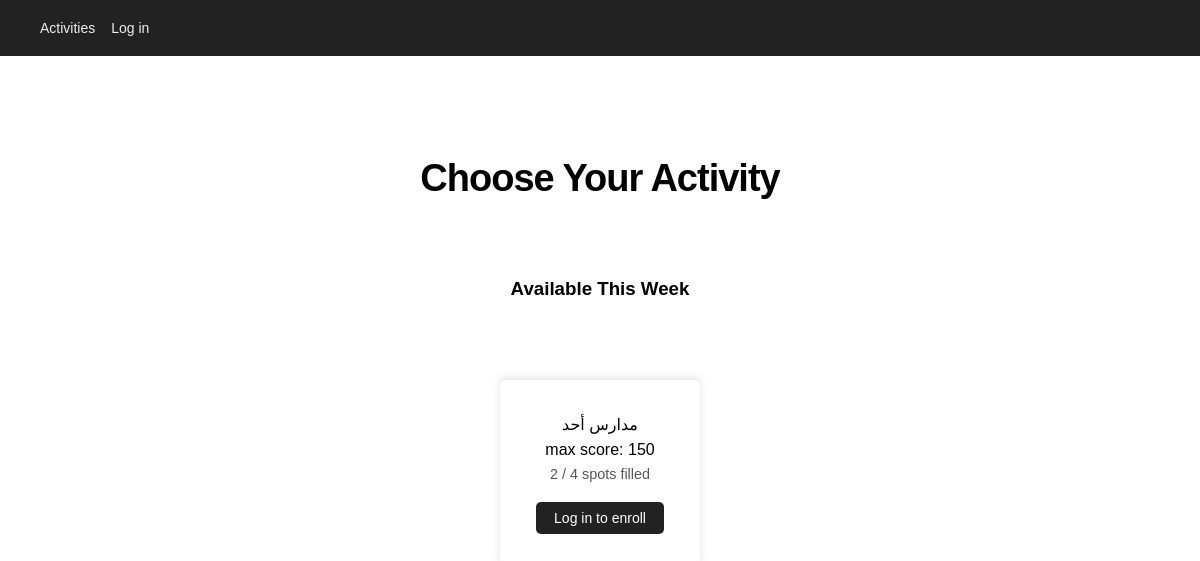
The app's page /, older data.
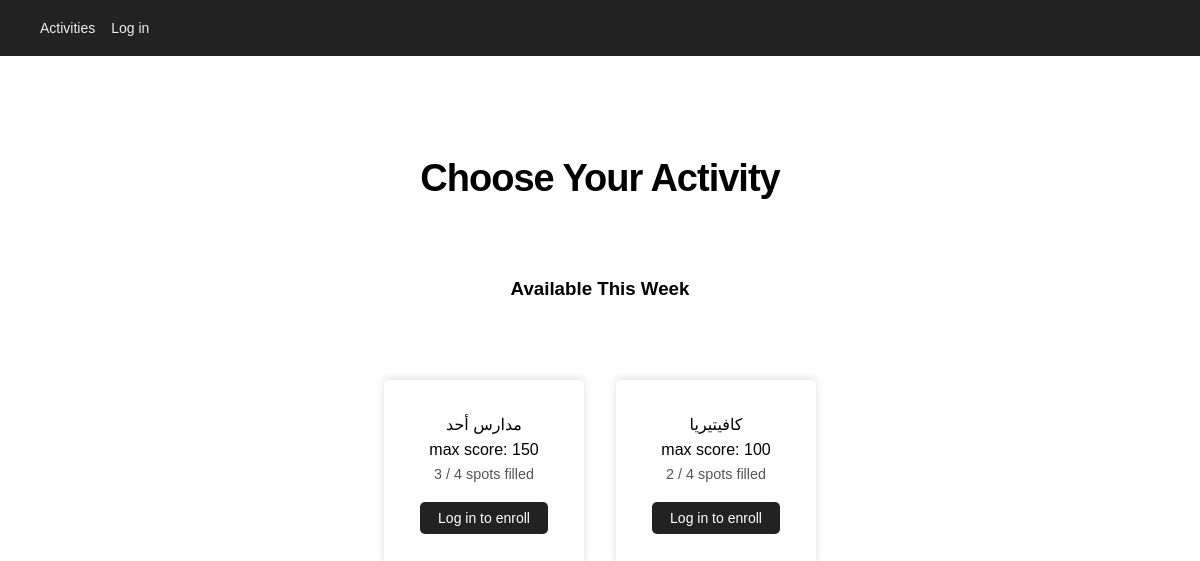
The same page, newer data.
### activities/models.py (models this page shows, shortened)
class Activity(models.Model):
    name = models.CharField(max_length=200)
    description = models.TextField(blank=True)
    week_date = models.DateField()
    start_time = models.TimeField(blank=True, null=True)
    end_time = models.TimeField(blank=True, null=True)
    max_participants = models.PositiveIntegerField(default=4)
    points = models.PositiveIntegerField(default=0)
    is_hidden = models.BooleanField(default=False)
    is_marked = models.BooleanField(default=False)
    created_at = models.DateTimeField(auto_now_add=True)
    class Meta:
        ordering = ['week_date', 'name']
    @property
    def spots_taken(self):
        return self.enrollments.count()
    @property
    def is_full(self):
        return self.spots_taken >= self.max_participants

### activities/views.py (the view)
# urls.py: path('', views.activity_list, name='activity_list'),
def activity_list(request):
    activities = Activity.objects.filter(is_hidden=False)
    my_enrolled_ids = set()
    if request.user.is_authenticated:
        my_enrolled_ids = set(
            Enrollment.objects.filter(user=request.user).values_list('activity_id', flat=True)
        )
    return render(request, 'activities/activity_list.html', {
        'activities': activities,
        'my_enrolled_ids': my_enrolled_ids,
    })

### activities/templates/activities/activity_list.html (shortened to what this page needs)
{% extends 'activities/../../../activities/templates/activities/index.html' %}
{% block content %}
    <h1 class="main-heading">Choose Your Activity</h1>
    <h3>Available This Week</h3>
    <div class="act-grid">
        {% for activity in activities %}
            <div class="act-contents {% if activity.is_full %}full{% endif %}">
                <p>{{ activity.name }}</p>
                <p>max score: {{ activity.points }}</p>
                <p class="spots">{{ activity.spots_taken }} / {{ activity.max_participants }} spots filled</p>
                {% if user.is_authenticated %}
                    {% if activity.id in my_enrolled_ids %}
                        <form action="{% url 'unenroll' activity.id %}" method="post">
                            {% csrf_token %}
                            <button class="btn" type="submit">Leave</button>
                        </form>
                    {% elif activity.is_full %}
                        <button class="btn" disabled>Full</button>
                    {% else %}
                        <form action="{% url 'enroll' activity.id %}" method="post">
                            {% csrf_token %}
                            <button class="btn" type="submit">In</button>
                        </form>
                    {% endif %}
                    <a href="{% url 'activity_details' activity.id %}"><button class="btn">Details</button></a>
                {% else %}
                    <a href="{% url 'login' %}"><button class="btn" type="button">Log in to enroll</button></a>
                {% endif %}
            </div>
        {% empty %}
            <p>No activities have been added yet. Check back soon!</p>
        {% endfor %}
    </div>
{% endblock %}

### activities/templates/activities/index.html (shortened to what this page needs)
{% load static %}
<!DOCTYPE html>
<html lang="en">
<head>
    <link rel="stylesheet" href="{% static 'activities/style.css' %}">
    <link rel="stylesheet" href="{% static 'activities/queries.css' %}">
</head>
<body>
    <header>
        <nav>
            <div class="nav-left-container">
                <a href="{% url 'activity_list' %}">Activities</a>
                {% if user.is_authenticated %}
                <a href="{% url 'my_score' %}">My Score</a>
                {% if user.is_staff %}
                    <a href="{% url 'admin_dashboard' %}">Admin panel</a>
                    <a href="{% url 'calendar' %}">Calendar</a>
                {% endif %}
            </div>
            <div class="nav-user-container">
                <p class="nav-user">Hi, {{ user.username }}</p>
                <form action="{% url 'logout' %}" method="post" class="inline-form">
                    {% csrf_token %}
                    <button type="submit" class="link-button">Log out</button>
                </form>
            </div>
            {% else %}
                <a href="{% url 'login' %}">Log in</a>
            {% endif %}
        </nav>
    </header>
    <main class="main-cont">
        {% block content %}{% endblock %}
    </main>
</body>
</html>

### static/activities/style.css (style rules this page uses)
* { box-sizing: border-box; }
body { font-family: Arial, sans-serif; margin: 0; padding: 0; }
a { text-decoration:none; }
h1 { font-size: 38px; letter-spacing: -1px; line-height: 1.2; }
p { margin: 0 auto; line-height: 1.6; }
.main-cont { text-align: center; margin-top: 100px; box-sizing: border-box; }
.main-heading { font-weight: 700; margin-bottom: 2em; }
.act-grid { margin-top: 5rem; display: grid; justify-content: center; align-content: center; gap: 2rem; grid-auto-flow: column; }
.act-contents { min-width: 200px; padding: 2rem; border-radius: 5px; box-shadow: 0 -2px 8px rgba(0, 0, 0, 0.12); }
nav { width: 100%; background: #222; padding: 20px 24px; display: flex; justify-content: space-between; align-items: center; gap: 18px; }
nav a, .link-button { color: #eee; font-size: 14px; }
.nav-left-container { display: flex; gap: 1rem; margin-left: 1rem; }
.btn { color: #fff; display: inline-block; background: #222; border: none; padding: 8px 18px; border-radius: 5px; font-size: 14px; cursor: pointer; }
.act-contents button { background: #222; border: none; padding: 8px 18px; border-radius: 5px; font-size: 14px; cursor: pointer; margin-top: 1rem; }
.spots { font-size: 0.9rem; color: #555; }

Row changes from the older to the newer data that the page shows:
computed for Activity "مدارس أحد": spots_taken "2" → "3"
added Activity: name "كافيتيريا", points "100", spots_taken "2", max_participants "4"
